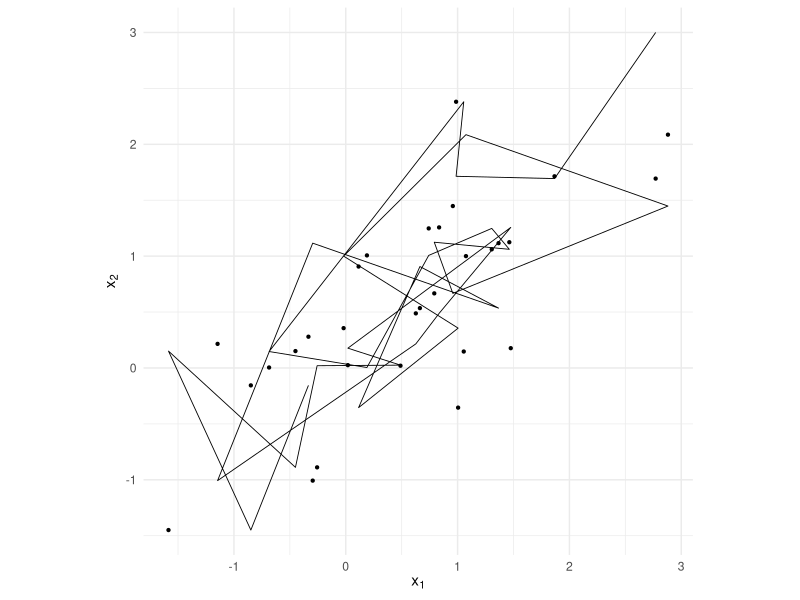
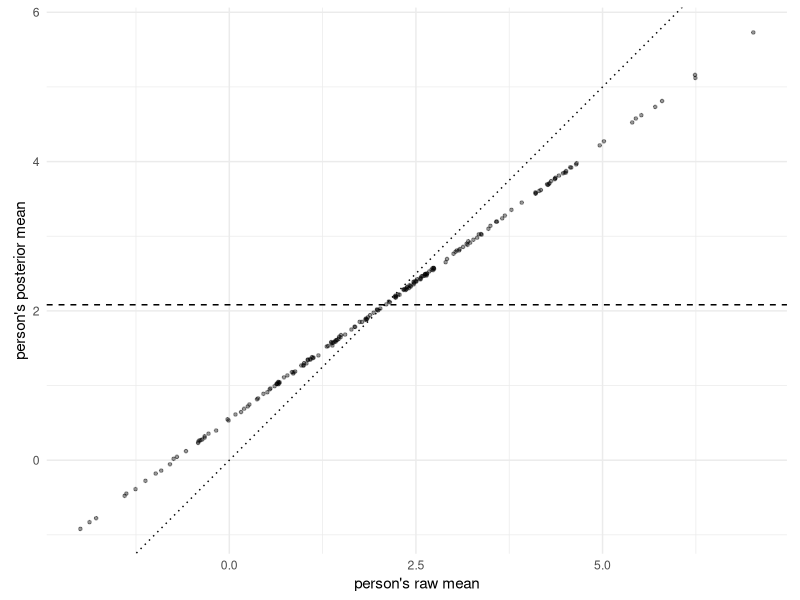

R code for these plots, in order:
## ---- chunk 1
#| label: setup
#| message: false
#| echo: false
library(ggplot2)
theme_set(theme_minimal())
## ---- chunk 2
set.seed(160)
rho <- 0.8; S <- 10000
gx <- matrix(NA_real_, S, 2); xy <- c(-3, 3)         # deliberately absurd start
for (s in 1:S) {
    xy[1] <- rnorm(1, rho * xy[2], sqrt(1 - rho^2))
    xy[2] <- rnorm(1, rho * xy[1], sqrt(1 - rho^2))
    gx[s, ] <- xy
}
rbind(gibbs   = c(mean = colMeans(gx[-(1:100), ]),
                  cor = cor(gx[-(1:100), 1], gx[-(1:100), 2])),
      target  = c(0, 0, rho))
## ---- chunk 3
#| label: fig-gibbs-staircase
#| fig-cap: "The first 30 moves of the Gibbs sampler on a correlated bivariate normal, from a far-off start: axis-parallel staircase steps, because each update changes one coordinate conditional on the other. High correlation makes the staircase treads small -- a preview of why strongly dependent parameters mix slowly under coordinate-wise sampling."
#| fig-width: 5
#| fig-height: 4
path <- data.frame(x1 = rep(gx[1:30, 1], each = 2)[-1],
                   x2 = c(3, rep(gx[1:30, 2], each = 2))[1:59])
ggplot(path, aes(x1, x2)) +
    geom_path(linewidth = 0.3) +
    geom_point(data = data.frame(x1 = gx[1:30, 1], x2 = gx[1:30, 2]),
               size = 0.8) +
    coord_equal() +
    labs(x = expression(x[1]), y = expression(x[2]))
## ---- chunk 4
gibbs_hier <- function(y, id, S, mu0 = 0, tau0sq = 100, a0 = 2, b0 = 2) {
    N  <- max(id)
    Tn <- tabulate(id)                    # obs per person
    ybar_n <- as.vector(rowsum(y, id)) / Tn

    beta <- ybar_n; mu <- mean(y); tau2 <- 1; sig2 <- 1
    out <- list(beta = matrix(NA_real_, S, N), hyper = matrix(NA_real_, S, 3))
    for (s in 1:S) {
        ## person-level betas: precision-weighted normal draws, all N at once
        prec <- 1/tau2 + Tn/sig2
        m    <- (mu/tau2 + Tn*ybar_n/sig2) / prec
        beta <- rnorm(N, m, sqrt(1/prec))
        ## population mean
        precm <- 1/tau0sq + N/tau2
        mu    <- rnorm(1, (mu0/tau0sq + sum(beta)/tau2) / precm, sqrt(1/precm))
        ## population variance and noise variance
        tau2 <- 1 / rgamma(1, a0 + N/2, b0 + sum((beta - mu)^2)/2)
        sig2 <- 1 / rgamma(1, a0 + length(y)/2, b0 + sum((y - beta[id])^2)/2)
        out$beta[s, ]  <- beta
        out$hyper[s, ] <- c(mu, sqrt(tau2), sqrt(sig2))
    }
    colnames(out$hyper) <- c("mu", "tau", "sigma")
    out
}
## ---- chunk 5
set.seed(161)
N <- 200; T <- 5
mu_true <- 2; tau_true <- 1.5; sig_true <- 2
beta_n <- rnorm(N, mu_true, tau_true)
id <- rep(1:N, each = T)
y  <- rnorm(N*T, beta_n[id], sig_true)

fit <- gibbs_hier(y, id, S = 5000)
post <- fit$hyper[-(1:1000), ]
round(rbind(truth = c(mu_true, tau_true, sig_true),
            post_mean = colMeans(post),
            post_sd   = apply(post, 2, sd)), 2)
## ---- chunk 6
#| label: fig-shrinkage
#| fig-cap: "Shrinkage, exactly: each person's posterior-mean beta against their raw data mean (T = 5 observations each). The cloud tilts flatter than the 45-degree line, pulled toward the population mean (dashed) -- extreme raw means are partly noise, and the precision-weighted update (@eq-normal-normal) discounts them accordingly."
#| fig-width: 5.5
#| fig-height: 4
ybar_n <- as.vector(rowsum(y, id)) / T
df <- data.frame(raw = ybar_n, post = colMeans(fit$beta[-(1:1000), ]))
ggplot(df, aes(raw, post)) +
    geom_abline(linetype = "dotted") +
    geom_hline(yintercept = mean(post[, "mu"]), linetype = "dashed") +
    geom_point(alpha = 0.4, size = 0.9) +
    coord_equal() +
    labs(x = "person's raw mean", y = "person's posterior mean")
## ---- chunk 7
rtnorm <- function(n, mean = 0, sd = 1, a = -Inf, b = Inf) {   # @sec-draws
    Fa <- pnorm(a, mean, sd); Fb <- pnorm(b, mean, sd)
    qnorm(Fa + runif(n) * (Fb - Fa), mean, sd)
}

gibbs_probit <- function(y, X, S, b0 = 0, B0 = 25) {
    K  <- ncol(X)
    B0inv <- diag(1/B0, K)
    V  <- solve(crossprod(X) + B0inv)              # fixed: X never changes
    L  <- t(chol(V))                                # @sec-mvnorm, once
    beta  <- rep(0, K)
    lo <- ifelse(y == 1, 0, -Inf); hi <- ifelse(y == 1, Inf, 0)
    draws <- matrix(NA_real_, S, K)
    for (s in 1:S) {
        z    <- rtnorm(length(y), as.vector(X %*% beta), 1, lo, hi)
        m    <- V %*% (crossprod(X, z) + B0inv %*% rep(b0, K))
        beta <- as.vector(m + L %*% rnorm(K))
        draws[s, ] <- beta
    }
    draws
}
## ---- chunk 8
set.seed(162)
sim_binary_data <- function(N, beta, dist = "normal") {
    price <- runif(N, 0.8, 2.4); ram16 <- rbinom(N, 1, 0.5)
    X <- cbind(1, price, ram16)
    eps <- if (dist == "normal") rnorm(N) else rlogis(N)
    data.frame(y = as.integer(as.vector(X %*% beta) + eps > 0), price, ram16)
}
beta_true <- c(1.0, -1.2, 0.6)
d <- sim_binary_data(4000, beta_true)
X <- cbind(1, d$price, d$ram16)

ac <- gibbs_probit(d$y, X, S = 5000)
round(rbind(truth = beta_true,
            post_mean = colMeans(ac[-(1:500), ]),
            post_sd   = apply(ac[-(1:500), ], 2, sd)), 3)
